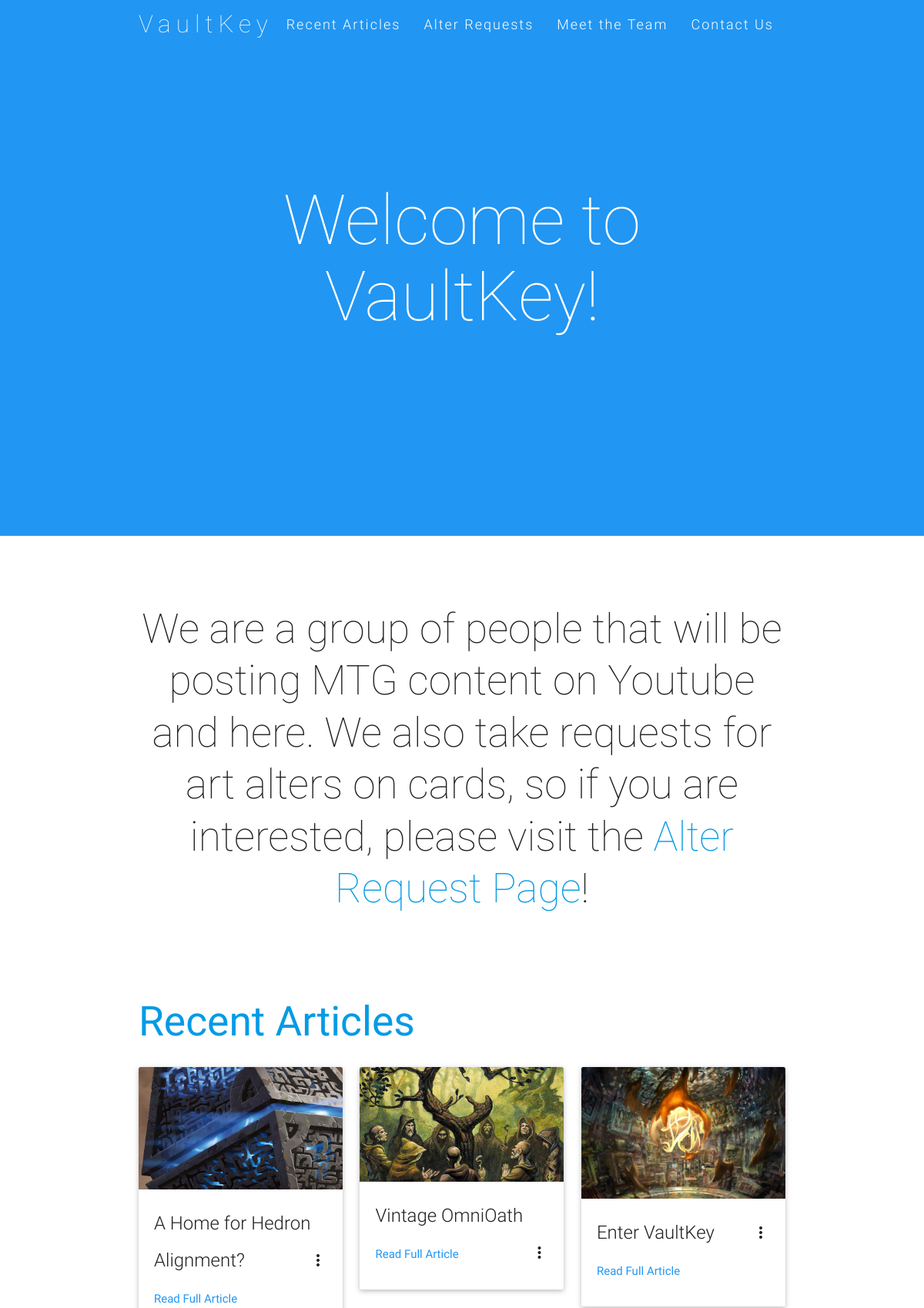
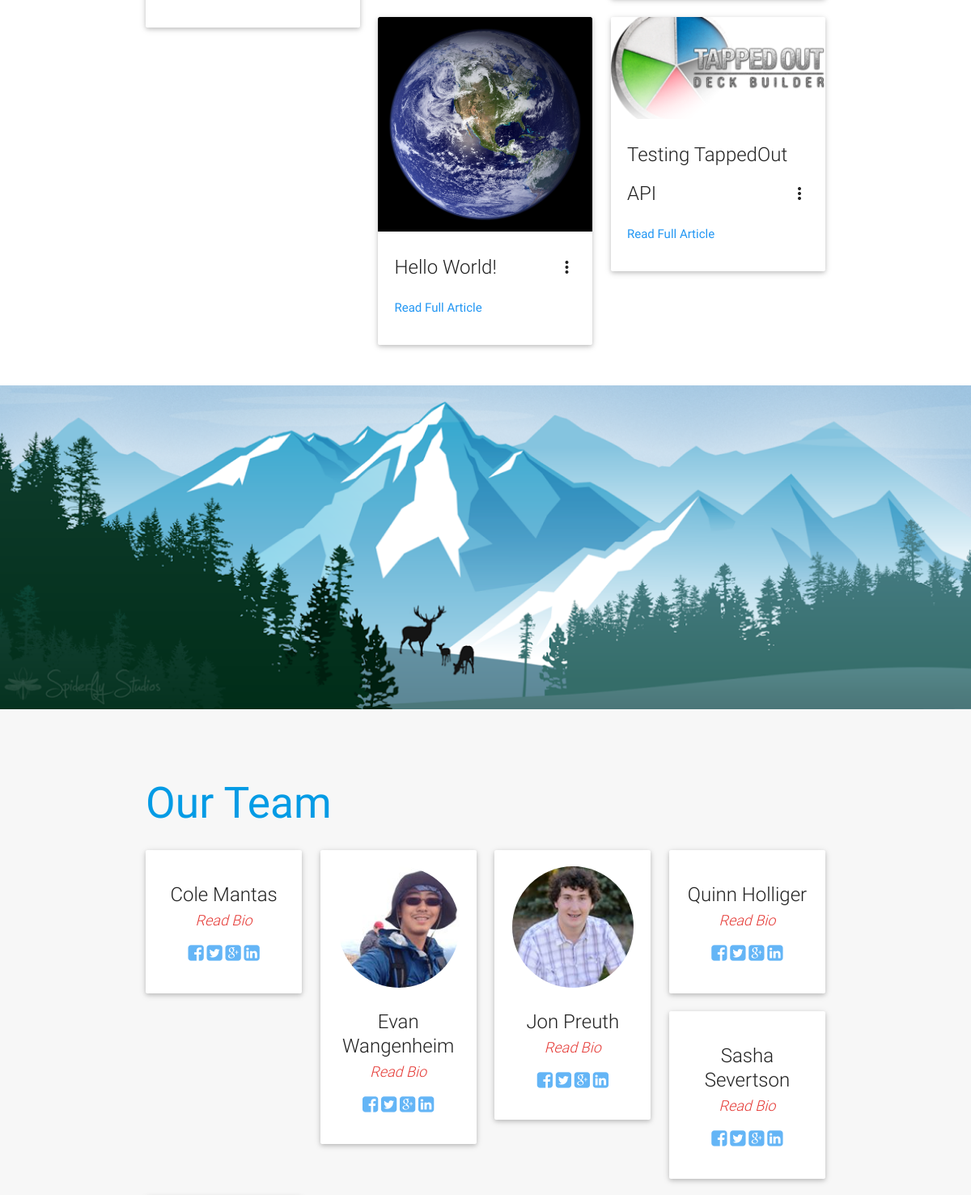
The page / (upper part) on the database its author committed (2 pictures, top to bottom).
### articles/models.py (models this page shows, shortened)
class Article(models.Model):
    article_name = models.CharField(max_length=200);
    article_text = models.TextField();
    pub_date = models.DateTimeField('date submitted');
    image = models.FileField(blank=True, null=True);

### player/models.py (models this page shows, shortened)
class Player(models.Model):
    player_name = models.CharField(max_length=100);
    player_description = models.TextField();
    image = models.FileField(blank=True, null=True);

### home/views.py (the view)
# urls.py: url(r'^$', views.CreateView.as_view(), name='index'),
def index(request):
    return render_to_response('home/index.html',
        {'recent_articles': Article.objects.order_by('-pub_date')[:6],
        'player_list':     Player.objects.order_by('player_name')
        }
    )

### home/templates/home/index.html (shortened to what this page needs)
{% load staticfiles %}
<!DOCTYPE html>
<html>
<head>
    <link href='{% static "min/plugin-min.css" %}' type="text/css" rel="stylesheet">
    <link href='{% static "min/custom-min.css" %}' type="text/css" rel="stylesheet">
</head>
<body id="top" class="scrollspy">
 <div class="navbar-fixed">
    <nav id="nav_f" class="default_color" role="navigation">
        <div class="container">
            <div class="nav-wrapper">
            <a href="/#" id="logo-container" class="brand-logo">VaultKey</a>
                <ul class="right hide-on-med-and-down">
                    <li><a href="#articles">Recent Articles</a></li>
                    <li><a href="/request">Alter Requests</a></li>
                    <li><a href="#team">Meet the Team</a></li>
                    <li><a href="/contact">Contact Us</a></li>
                </ul>
            </div>
        </div>
    </nav>
</div>
<div class="section no-pad-bot" id="index-banner">
    <div class="container">
        <h1 class="text_h center header cd-headline letters type">
            <span>Welcome to VaultKey!</span>
        </h1>
    </div>
</div>
<div id="intro" class="section scrollspy">
    <div class="container">
        <div class="row">
            <div  class="col s12">
                <h2 class="center header text_h2">We are a group of people that will be posting MTG content on Youtube and here. We also take requests for art alters on cards, so if you are interested, please visit the <a href="/request">Alter Request Page</a>!</h2>
            </div>
        </div>
    </div>
</div>
<div class="section scrollspy" id="articles">
    <div class="container">
        <h2 class="header text_b"><a href='/articles'>Recent Articles </a></h2>
        <div class="row">
          {% for article in recent_articles %}
            <div class="col s12 m4 l4">
                <div class="card">
                    <div class="card-image waves-effect waves-block waves-light">
                      {% if article.image %}
                        <img class="activator" src='{{ article.image.url }}'>
                      {% endif %}
                    </div>
                    <div class="card-content">
                        <span class="card-title activator grey-text text-darken-4">{% autoescape off %}{{ article.article_name }}{% endautoescape %} <i class="mdi-navigation-more-vert right"></i></span>
                        <p><a href="{% url 'article-detail' article.id %}">Read Full Article</a></p>
                    </div>
                </div>
            </div>
            {% endfor %}
        </div>
    </div>
</div>
<div class="parallax-container">
    <div class="parallax"><img src='{% static "img/parallax1.png" %}'></div>
</div>
<div class="section scrollspy" id="team">
    <div class="container">
        <h2 class="header text_b"> <a href='player'> Our Team </a></h2>
        <div class="row">
          {% for player in player_list %}
            <div class="col s12 m3">
                <div class="card card-avatar">
                    <div class="waves-effect waves-block waves-light">
                      {% if player.image %}
                        <img class="activator" src='{{ player.image.url }}'>
                      {% endif %}
                    </div>
                    <div class="card-content">
                        <span class="card-title activator grey-text text-darken-4">{{ player.player_name }} <br/>
                            <small><em><a class="red-text text-darken-1" href="{{ player.player_id }}">Read Bio</a></em></small></span>
                        <p>
                            <a class="blue-text text-lighten-2" href="https://www.facebook.com/joash.c.pereira">
                                <i class="fa fa-facebook-square"></i>
                            </a>
                            <a class="blue-text text-lighten-2" href="https://twitter.com/im_joash">
                                <i class="fa fa-twitter-square"></i>
                            </a>
                            <a class="blue-text text-lighten-2" href="https://plus.google.com/u/0/+JoashPereira">
                                <i class="fa fa-google-plus-square"></i>
                            </a>
                            <a class="blue-text text-lighten-2" href="https://www.linkedin.com/in/joashp">
                                <i class="fa fa-linkedin-square"></i>
                            </a>
                        </p>
                    </div>
                </div>
            </div>
            {% endfor %}
        </div>
    </div>
</div>
    </body>
</html>

### static/min/custom-min.css (style rules this page uses)
.default_color { background-color:#2196F3 !important }
#intro,#work,#team { padding-top:4rem }
#index-banner { min-height:632px;max-height:864px;position:relative;background-color:#2196F3 }
#nav_f { box-shadow:none !important;-webkit-box-shadow:none !important }
.text_h { padding:15% 0;font-size:6.0em;font-weight:100;color:white }
.brand-logo { position:absolute;color:#fff;display:inline-block;font-size:2.1rem;font-style:normal;font-weight:100;padding:0;letter-spacing:7px }
.text_h2 { font-weight:100;margin-bottom:4%;line-height:4.5rem }
.text_b { color:#2196F3 }
.card-content a { color:#2196F3 }
#work,#team { background:rgb(247,247,247) }
nav ul a { font-size:1.2rem;color:#FFF;letter-spacing:2px;display:block;font-weight:300;padding:0px 15px }
.card-avatar .waves-effect { text-align:center;margin-top:20px }
.card-avatar img { height:150px;width:150px;border-radius:75px }
.card-avatar .card-content { text-align:center }
.card .card-content p { margin:15px 0px }
.card-avatar .card-content i { font-size:1.5rem }
.card-avatar .card-content .card-title { line-height:30px !important }
.parallax-container { max-height:400px }

### rows shown on the page
Article: image (picture), article_name "A Home for Hedron Alignment ?"
Article: image (picture), article_name "Vintage OmniOath"
Article: image (picture), article_name "Enter VaultKey"
Article: image (picture), article_name "Hello World!"
Article: image (picture), article_name "Testing TappedOut API"
Player: player_name "Cole Mantas"
Player: image (picture), player_name "Evan Wangenheim"
Player: image (picture), player_name "Jon Preuth"
Player: player_name "Quinn Holliger"
Player: player_name "Sasha Severtson"
